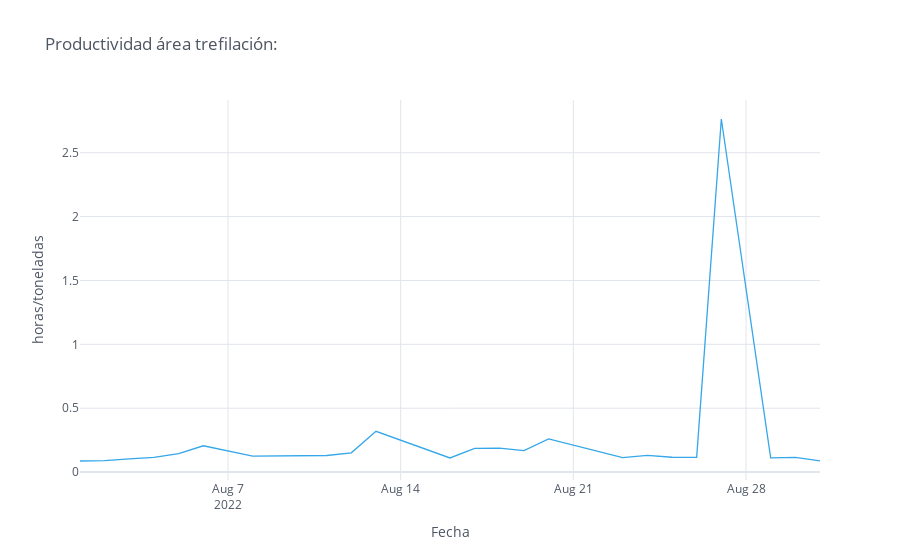

Notebook code for this chart:
### Code cell
clean_d[['my_dates', 'productividad h/ton']].iplot(x='my_dates', y='productividad h/ton',xTitle='Fecha', yTitle='horas/toneladas', title='Productividad área trefilación:', color='#36a7e9')

### Figure 1 — Plotly figure (JSON) as saved in the notebook; plotly's stock layout.template omitted (floating-point values rounded to 4 significant figures)
{"data": [{"line": {"color": "rgba(54, 167, 233, 1.0)", "dash": "solid", "shape": "linear", "width": 1.3}, "mode": "lines", "name": "productividad h/ton", "text": "", "type": "scatter", "x": ["2022-08-01", "2022-08-02", "2022-08-03", "2022-08-04", "2022-08-05", "2022-08-06", "2022-08-08", "2022-08-09", "2022-08-10", "2022-08-11", "2022-08-12", "2022-08-13", "2022-08-16", "2022-08-17", "2022-08-18", "2022-08-19", "2022-08-20", "2022-08-22", "2022-08-23", "2022-08-24", "2022-08-25", "2022-08-26", "2022-08-27", "2022-08-29", "2022-08-30", "2022-08-31"], "y": [0.08679, 0.08957, 0.1027, 0.1149, 0.1441, 0.206, 0.1253, 0.1262, 0.1314, 0.1297, 0.1505, 0.3195, 0.1106, 0.1862, 0.1881, 0.1687, 0.2593, 0.1615, 0.1135, 0.1305, 0.1163, 0.1157, 2.764, 0.1107, 0.1151, 0.0881]}], "layout": {"legend": {"bgcolor": "#FFFFFF", "font": {"color": "#4D5663"}}, "paper_bgcolor": "#FFFFFF", "plot_bgcolor": "#FFFFFF", "title": {"font": {"color": "#4D5663"}, "text": "Productividad área trefilación:"}, "xaxis": {"gridcolor": "#E1E5ED", "showgrid": true, "tickfont": {"color": "#4D5663"}, "title": {"font": {"color": "#4D5663"}, "text": "Fecha"}, "zerolinecolor": "#E1E5ED"}, "yaxis": {"gridcolor": "#E1E5ED", "showgrid": true, "tickfont": {"color": "#4D5663"}, "title": {"font": {"color": "#4D5663"}, "text": "horas/toneladas"}, "zerolinecolor": "#E1E5ED"}}}
